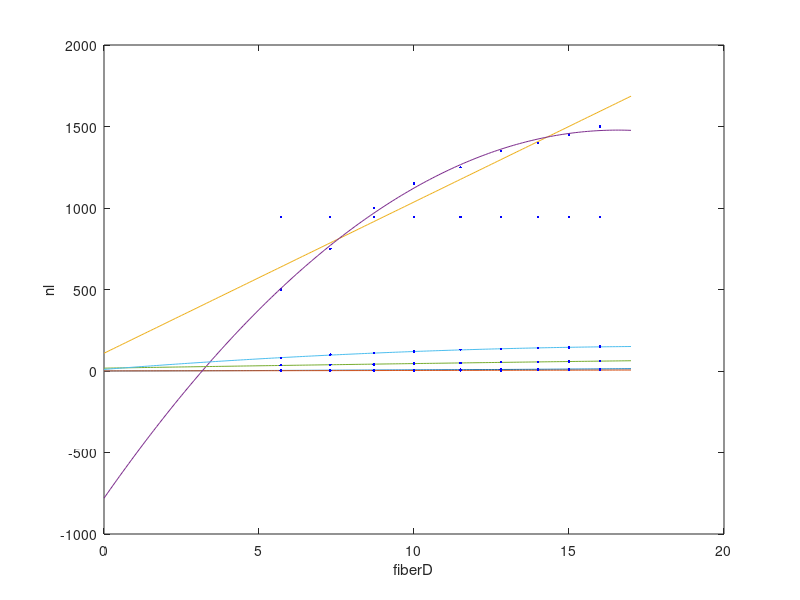

This chart was generated by the following MATLAB code:
clc
clear all
close all
%%
fiberD= [5.7, 7.3, 8.7, 10.0, 11.5, 12.8, 14.0, 15.0, 16.0] ;

nodelength=1 ;
paralength1=3 ;

g=[0.605 0.630 0.661 0.690 0.700 0.719 0.739 0.767 0.791] ;
axonD= [3.4 4.6 5.8 6.9 8.1 9.2 10.4 11.5 12.7] ;
nodeD=[1.9 2.4 2.8 3.3 3.7 4.2 4.7 5.0 5.5] ;
paraD1=[1.9 2.4 2.8 3.3 3.7 4.2 4.7 5.0 5.5] ;
paraD2= [3.4 4.6 5.8 6.9 8.1 9.2 10.4 11.5 12.7] ;
deltax= [500 750 1000 1150 1250 1350 1400 1450 1500] ;
paralength2= [35 38 40 46 50 54 56 58 60] ;
nl=[80 100 110 120 130 135 140 145 150] ;

%% g  is not used 

% a = 0.01717  ;
% b = 0.5076   ;
% 
% i=1 ;
% for x=0:0.1:17
% y(1,i) = a*x+b  ;
% i=i+1 ;
% end
% 
% plot(0:0.1:17,y)
% hold on
% plot(fiberD,g,'.b')
% 
% xlabel('fiberD')
% ylabel('g')
% 
% x=9 ;
% g = a*x+b


%% axonD   (polynomial degree2)

p1 =     0.01876  ;
p2 =      0.4787  ;
p3 =      0.1204  ;


i=1 ;
for x=0:0.1:17
y(1,i) =  p1*x^2 + p2*x + p3  ;
i=i+1 ;
end

plot(0:0.1:17,y)
hold on
plot(fiberD,axonD,'.b')

xlabel('fiberD')
ylabel('axonD')


x=9 ;
axonD = p1*x^2 + p2*x + p3



%% nodeD  (polynomial degree2)

p1 =    0.006304  ;
p2 =      0.2071  ;
p3 =      0.5339  ;

i=1 ;
for x=0:0.1:17
y(1,i) =  p1*x^2 + p2*x + p3 ;
i=i+1 ;
end

plot(0:0.1:17,y)
hold on
plot(fiberD,nodeD,'.b')

xlabel('fiberD')
ylabel('nodeD')


x=9 ;
nodeD = p1*x^2 + p2*x + p3


%% deltax  (polynomial fitting gives us negative values -> so I used linear regression)


a =  92.77  ;
c =  109  ;


i=1 ;
for x=0:0.1:17
y(1,i) =  a*x+c ;
i=i+1 ;
end

plot(0:0.1:17,y)
hold on
plot(fiberD,deltax,'.b')

xlabel('fiberD')
ylabel('deltax')


x=9 ;
deltax =  a*x+c

%%  deltax  (polynomial)

 p1 =      -8.215  ;
 p2 =       272.4  ;
 p3 =      -780.2  ;



i=1 ;
for x=0:0.1:17
y(1,i) = p1*x^2 + p2*x + p3  ;
i=i+1 ;
end

plot(0:0.1:17,y)
hold on
plot(fiberD,deltax,'.b')

xlabel('fiberD')
ylabel('deltax')





%% paralength2   (polynomial degree2)

p1 =     -0.0199  ;
p2 =       3.016  ;
p3 =       17.44  ;



i=1 ;
for x=0:0.1:17
y(1,i) = p1*x^2 + p2*x + p3  ;
i=i+1 ;
end

plot(0:0.1:17,y)
hold on
plot(fiberD,paralength2,'.b')

xlabel('fiberD')
ylabel('paralength2')


x=9 ;
paralength2 = p1*x^2 + p2*x + p3





%% nl    (polynomial degree2)

       p1 =      -0.389 ;
       p2 =       14.88  ;
       p3 =       9.721  ;
i=1 ;
for x=0:0.1:17
y(1,i) =  p1*x^2 + p2*x + p3  ;
i=i+1 ;
end

plot(0:0.1:17,y)
hold on
plot(fiberD,nl,'.b')

xlabel('fiberD')
ylabel('nl')

x=9 ;
nl =  p1*x^2 + p2*x + p3
